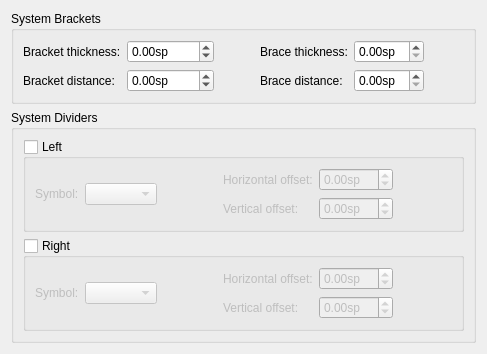
      <widget class="QWidget" name="PageSystem">
       <layout class="QVBoxLayout" name="verticalLayout_3">
        <item>
         <widget class="QGroupBox" name="groupBox_systemBrackets">
          <property name="title">
           <string>System Brackets</string>
          </property>
          <layout class="QGridLayout" name="gridLayout_44">
           <item row="0" column="1">
            <widget class="QDoubleSpinBox" name="bracketWidth">
             <property name="suffix">
              <string extracomment="spatium unit">sp</string>
             </property>
             <property name="decimals">
              <number>2</number>
             </property>
             <property name="minimum">
              <double>-1000.000000000000000</double>
             </property>
             <property name="maximum">
              <double>1000.000000000000000</double>
             </property>
             <property name="singleStep">
              <double>0.100000000000000</double>
             </property>
            </widget>
           </item>
           <item row="1" column="0">
            <widget class="QLabel" name="label_52">
             <property name="text">
              <string comment="System bracket">Bracket distance:</string>
             </property>
             <property name="buddy">
              <cstring>bracketDistance</cstring>
             </property>
            </widget>
           </item>
           <item row="1" column="1">
            <widget class="QDoubleSpinBox" name="bracketDistance">
             <property name="sizePolicy">
              <sizepolicy hsizetype="Preferred" vsizetype="Fixed">
               <horstretch>0</horstretch>
               <verstretch>0</verstretch>
              </sizepolicy>
             </property>
             <property name="suffix">
              <string>sp</string>
             </property>
             <property name="decimals">
              <number>2</number>
             </property>
             <property name="minimum">
              <double>-1000.000000000000000</double>
             </property>
             <property name="maximum">
              <double>1000.000000000000000</double>
             </property>
             <property name="singleStep">
              <double>0.100000000000000</double>
             </property>
            </widget>
           </item>
           <item row="1" column="4">
            <widget class="QDoubleSpinBox" name="akkoladeBarDistance">
             <property name="sizePolicy">
              <sizepolicy hsizetype="Minimum" vsizetype="Fixed">
               <horstretch>0</horstretch>
               <verstretch>0</verstretch>
              </sizepolicy>
             </property>
             <property name="minimumSize">
              <size>
               <width>0</width>
               <height>0</height>
              </size>
             </property>
             <property name="suffix">
              <string>sp</string>
             </property>
            </widget>
           </item>
           <item row="0" column="3">
            <widget class="QLabel" name="braceThicknessLabel">
             <property name="text">
              <string>Brace thickness:</string>
             </property>
             <property name="buddy">
              <cstring>akkoladeWidth</cstring>
             </property>
            </widget>
           </item>
           <item row="0" column="4">
            <widget class="QDoubleSpinBox" name="akkoladeWidth">
             <property name="sizePolicy">
              <sizepolicy hsizetype="Minimum" vsizetype="Fixed">
               <horstretch>0</horstretch>
               <verstretch>0</verstretch>
              </sizepolicy>
             </property>
             <property name="minimumSize">
              <size>
               <width>0</width>
               <height>0</height>
              </size>
             </property>
             <property name="suffix">
              <string>sp</string>
             </property>
            </widget>
           </item>
           <item row="1" column="3">
            <widget class="QLabel" name="braceDistanceLabel">
             <property name="text">
              <string>Brace distance:</string>
             </property>
             <property name="buddy">
              <cstring>akkoladeBarDistance</cstring>
             </property>
            </widget>
           </item>
           <item row="0" column="0">
            <widget class="QLabel" name="label_91">
             <property name="text">
              <string comment="System bracket">Bracket thickness:</string>
             </property>
             <property name="buddy">
              <cstring>bracketWidth</cstring>
             </property>
            </widget>
           </item>
           <item row="0" column="2">
            <spacer name="horizontalSpacer_22">
             <property name="orientation">
              <enum>Qt::Horizontal</enum>
             </property>
             <property name="sizeHint" stdset="0">
              <size>
               <width>40</width>
               <height>20</height>
              </size>
             </property>
            </spacer>
           </item>
           <item row="0" column="5">
            <spacer name="horizontalSpacer_42">
             <property name="orientation">
              <enum>Qt::Horizontal</enum>
             </property>
             <property name="sizeHint" stdset="0">
              <size>
               <width>40</width>
               <height>20</height>
              </size>
             </property>
            </spacer>
           </item>
          </layout>
         </widget>
        </item>
        <item>
         <widget class="QGroupBox" name="groupBox_systemDividers">
          <property name="title">
           <string>System Dividers</string>
          </property>
          <layout class="QVBoxLayout" name="verticalLayout_41">
           <item>
            <widget class="QGroupBox" name="dividerLeft">
             <property name="title">
              <string>Left</string>
             </property>
             <property name="checkable">
              <bool>true</bool>
             </property>
             <property name="checked">
              <bool>false</bool>
             </property>
             <layout class="QGridLayout" name="gridLayout_10">
              <item row="0" column="1" rowspan="2">
               <widget class="QComboBox" name="dividerLeftSym"/>
              </item>
              <item row="1" column="4">
               <widget class="QDoubleSpinBox" name="dividerLeftY">
                <property name="minimumSize">
                 <size>
                  <width>0</width>
                  <height>20</height>
                 </size>
                </property>
                <property name="suffix">
                 <string>sp</string>
                </property>
                <property name="minimum">
                 <double>-99.000000000000000</double>
                </property>
               </widget>
              </item>
              <item row="0" column="4">
               <widget class="QDoubleSpinBox" name="dividerLeftX">
                <property name="minimumSize">
                 <size>
                  <width>0</width>
                  <height>20</height>
                 </size>
                </property>
                <property name="suffix">
                 <string>sp</string>
                </property>
                <property name="minimum">
                 <double>-99.000000000000000</double>
                </property>
               </widget>
              </item>
              <item row="1" column="3">
               <widget class="QLabel" name="label_65">
                <property name="text">
                 <string>Vertical offset:</string>
                </property>
                <property name="buddy">
                 <cstring>dividerLeftY</cstring>
                </property>
               </widget>
              </item>
              <item row="0" column="3">
               <widget class="QLabel" name="label_29">
                <property name="text">
                 <string>Horizontal offset:</string>
                </property>
                <property name="buddy">
                 <cstring>dividerLeftX</cstring>
                </property>
               </widget>
              </item>
              <item row="0" column="0" rowspan="2">
               <widget class="QLabel" name="label_7">
                <property name="text">
                 <string>Symbol:</string>
                </property>
                <property name="buddy">
                 <cstring>dividerLeftSym</cstring>
                </property>
               </widget>
              </item>
              <item row="0" column="2">
               <spacer name="horizontalSpacer_37">
                <property name="orientation">
                 <enum>Qt::Horizontal</enum>
                </property>
                <property name="sizeHint" stdset="0">
                 <size>
                  <width>0</width>
                  <height>0</height>
                 </size>
                </property>
               </spacer>
              </item>
              <item row="0" column="5">
               <spacer name="horizontalSpacer_41">
                <property name="orientation">
                 <enum>Qt::Horizontal</enum>
                </property>
                <property name="sizeHint" stdset="0">
                 <size>
                  <width>0</width>
                  <height>0</height>
                 </size>
                </property>
               </spacer>
              </item>
             </layout>
            </widget>
           </item>
           <item>
            <widget class="QGroupBox" name="dividerRight">
             <property name="title">
              <string>Right</string>
             </property>
             <property name="checkable">
              <bool>true</bool>
             </property>
             <property name="checked">
              <bool>false</bool>
             </property>
             <layout class="QGridLayout" name="gridLayout_30">
              <item row="1" column="3">
               <widget class="QLabel" name="label_68">
                <property name="text">
                 <string>Vertical offset:</string>
                </property>
                <property name="buddy">
                 <cstring>dividerRightY</cstring>
                </property>
               </widget>
              </item>
              <item row="0" column="1" rowspan="2">
               <widget class="QComboBox" name="dividerRightSym"/>
              </item>
              <item row="1" column="4">
               <widget class="QDoubleSpinBox" name="dividerRightY">
                <property name="minimumSize">
                 <size>
                  <width>0</width>
                  <height>20</height>
                 </size>
                </property>
                <property name="suffix">
                 <string>sp</string>
                </property>
                <property name="minimum">
                 <double>-99.000000000000000</double>
                </property>
               </widget>
              </item>
              <item row="0" column="0" rowspan="2">
               <widget class="QLabel" name="label_66">
                <property name="text">
                 <string>Symbol:</string>
                </property>
                <property name="buddy">
                 <cstring>dividerRightSym</cstring>
                </property>
               </widget>
              </item>
              <item row="0" column="3">
               <widget class="QLabel" name="label_67">
                <property name="text">
                 <string>Horizontal offset:</string>
                </property>
                <property name="buddy">
                 <cstring>dividerRightX</cstring>
                </property>
               </widget>
              </item>
              <item row="0" column="4">
               <widget class="QDoubleSpinBox" name="dividerRightX">
                <property name="minimumSize">
                 <size>
                  <width>0</width>
                  <height>20</height>
                 </size>
                </property>
                <property name="suffix">
                 <string>sp</string>
                </property>
                <property name="minimum">
                 <double>-99.000000000000000</double>
                </property>
               </widget>
              </item>
              <item row="0" column="2">
               <spacer name="horizontalSpacer_39">
                <property name="orientation">
                 <enum>Qt::Horizontal</enum>
                </property>
                <property name="sizeHint" stdset="0">
                 <size>
                  <width>0</width>
                  <height>0</height>
                 </size>
                </property>
               </spacer>
              </item>
              <item row="0" column="5">
               <spacer name="horizontalSpacer_40">
                <property name="orientation">
                 <enum>Qt::Horizontal</enum>
                </property>
                <property name="sizeHint" stdset="0">
                 <size>
                  <width>0</width>
                  <height>0</height>
                 </size>
                </property>
               </spacer>
              </item>
             </layout>
            </widget>
           </item>
          </layout>
         </widget>
        </item>
        <item>
         <spacer name="verticalSpacer_20">
          <property name="orientation">
           <enum>Qt::Vertical</enum>
          </property>
          <property name="sizeHint" stdset="0">
           <size>
            <width>0</width>
            <height>0</height>
           </size>
          </property>
         </spacer>
        </item>
       </layout>
      </widget>
